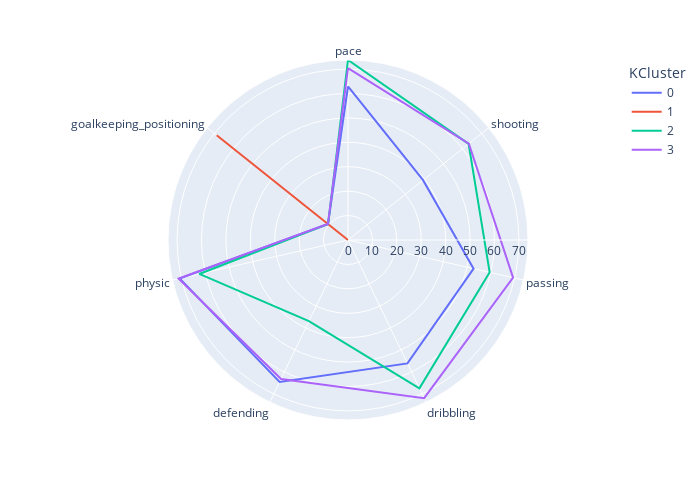

Notebook code for this chart:
### Code cell
#Create radar chart of selected variable
polar=df.groupby("KCluster").mean().reset_index()
polar=pd.melt(polar,id_vars=["KCluster"])
polar=polar[polar['variable'].isin(graph_var)]
fig4 = px.line_polar(polar, r="value", theta="variable", color="KCluster", line_close=True,height=500,width=700)
fig4.show()

### Figure 1 — Plotly figure (JSON) as saved in the notebook; plotly's stock layout.template omitted (floating-point values rounded to 4 significant figures)
{"data": [{"hovertemplate": "KCluster=0<br>value=%{r}<br>variable=%{theta}<extra></extra>", "legendgroup": "0", "line": {"color": "#636efa", "dash": "solid"}, "marker": {"symbol": "circle"}, "mode": "lines", "name": "0", "r": [62.87, 39.33, 52.76, 56.11, 64.56, 70.75, 10.47, 62.87], "showlegend": true, "subplot": "polar", "theta": ["pace", "shooting", "passing", "dribbling", "defending", "physic", "goalkeeping_positioning", "pace"], "type": "scatterpolar"}, {"hovertemplate": "KCluster=1<br>value=%{r}<br>variable=%{theta}<extra></extra>", "legendgroup": "1", "line": {"color": "#EF553B", "dash": "solid"}, "marker": {"symbol": "circle"}, "mode": "lines", "name": "1", "r": [0, 0, 0, 0, 0, 0, 68.79, 0], "showlegend": true, "subplot": "polar", "theta": ["pace", "shooting", "passing", "dribbling", "defending", "physic", "goalkeeping_positioning", "pace"], "type": "scatterpolar"}, {"hovertemplate": "KCluster=2<br>value=%{r}<br>variable=%{theta}<extra></extra>", "legendgroup": "2", "line": {"color": "#00cc96", "dash": "solid"}, "marker": {"symbol": "circle"}, "mode": "lines", "name": "2", "r": [73.72, 63.19, 59.51, 67.4, 36.9, 62.49, 10.44, 73.72], "showlegend": true, "subplot": "polar", "theta": ["pace", "shooting", "passing", "dribbling", "defending", "physic", "goalkeeping_positioning", "pace"], "type": "scatterpolar"}, {"hovertemplate": "KCluster=3<br>value=%{r}<br>variable=%{theta}<extra></extra>", "legendgroup": "3", "line": {"color": "#ab63fa", "dash": "solid"}, "marker": {"symbol": "circle"}, "mode": "lines", "name": "3", "r": [70.38, 63.31, 69.35, 71.88, 63.18, 71.15, 10.52, 70.38], "showlegend": true, "subplot": "polar", "theta": ["pace", "shooting", "passing", "dribbling", "defending", "physic", "goalkeeping_positioning", "pace"], "type": "scatterpolar"}], "layout": {"height": 500, "legend": {"title": {"text": "KCluster"}, "tracegroupgap": 0}, "margin": {"t": 60}, "polar": {"angularaxis": {"direction": "clockwise", "rotation": 90}, "domain": {"x": [0, 1], "y": [0, 1]}}, "width": 700}}
